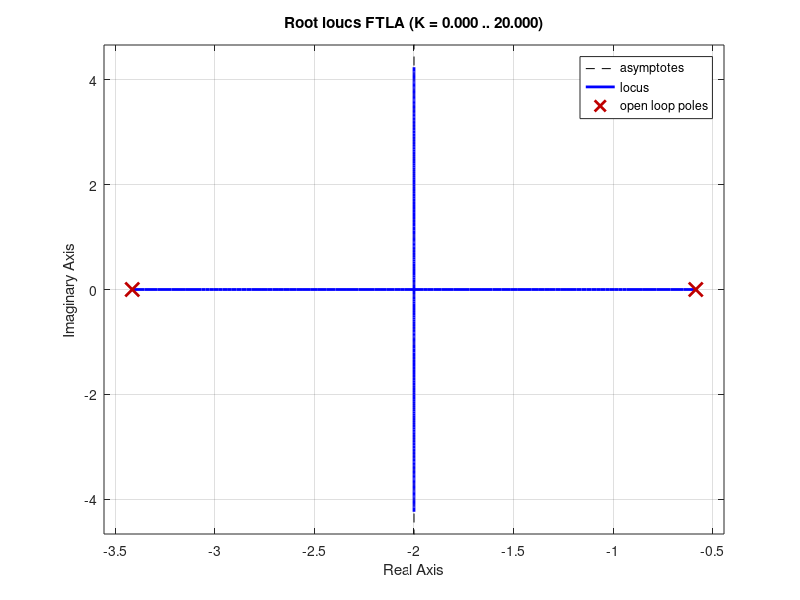
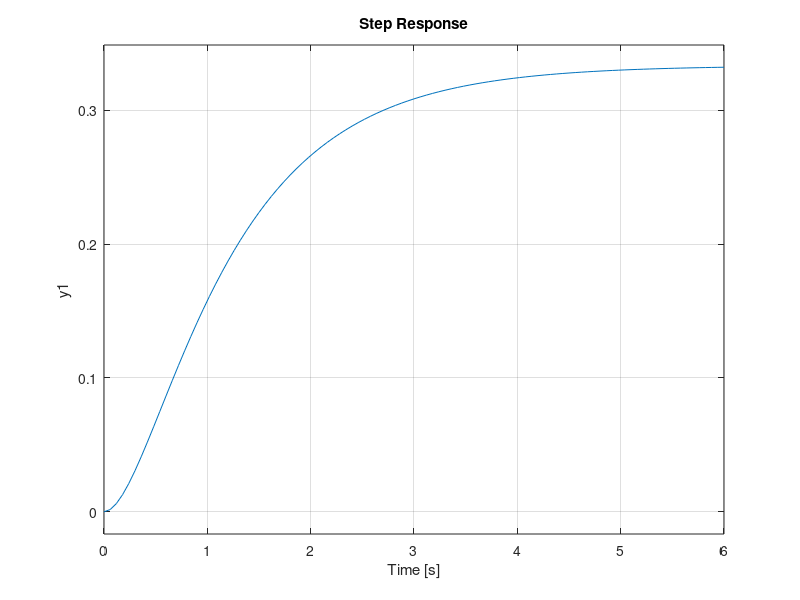

MATLAB code for these plots, in order:
%% Esbozar LGR y especificar valores de K analizando oscilacion

k = 1;      % estable
%k = 3;      % estable, pequeño overshoot
%k = 4;      % estable, overshoot poco mas grande
%k = 8;      % estable, aparece una oscilacion
%k = 20;     % estable, mas oscilacion 
num = [k];
den = [1 4 (1+k)];
FTLA = tf(num, den);
FTLC = feedback(FTLA, 1);

figure(2)
rlocus(FTLA);

figure(3);
step(FTLC);

